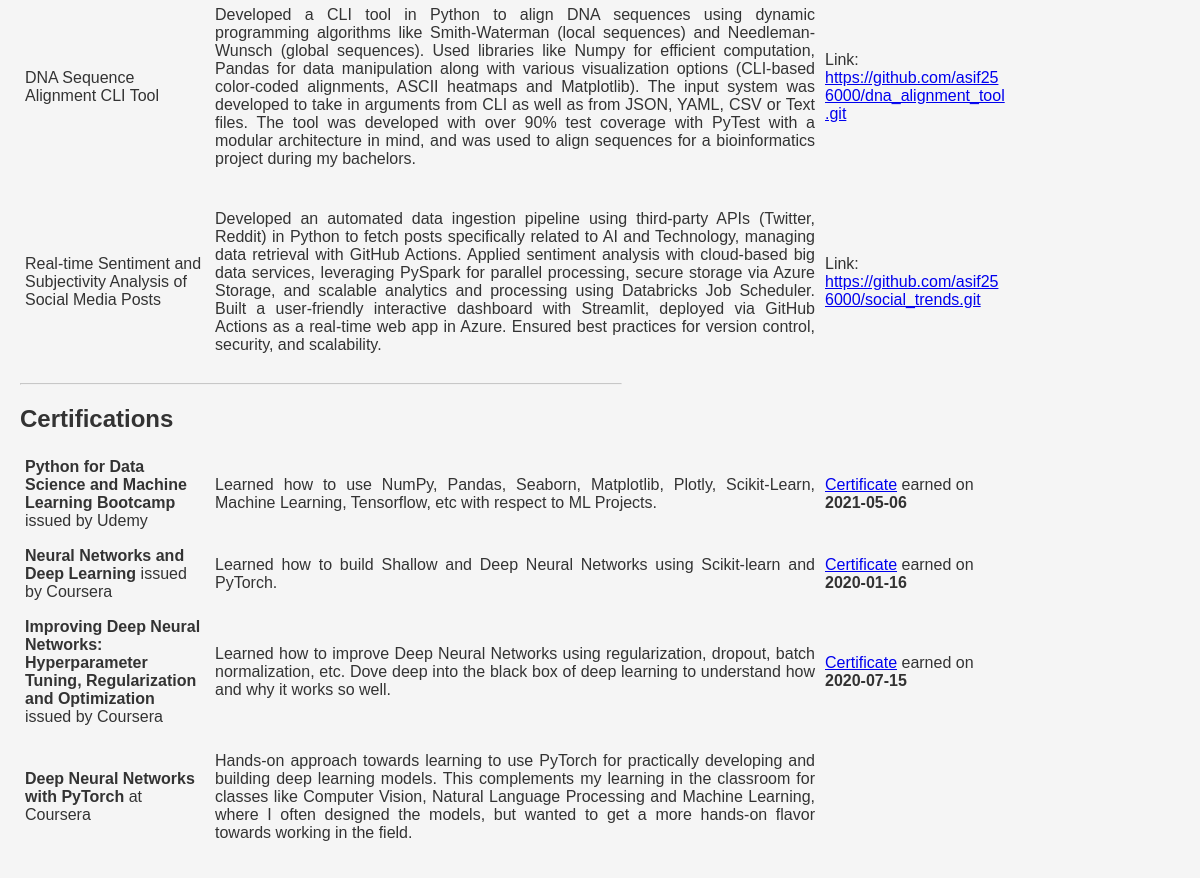
/projects_certificates (middle part), run on an earlier commit of the app's database.
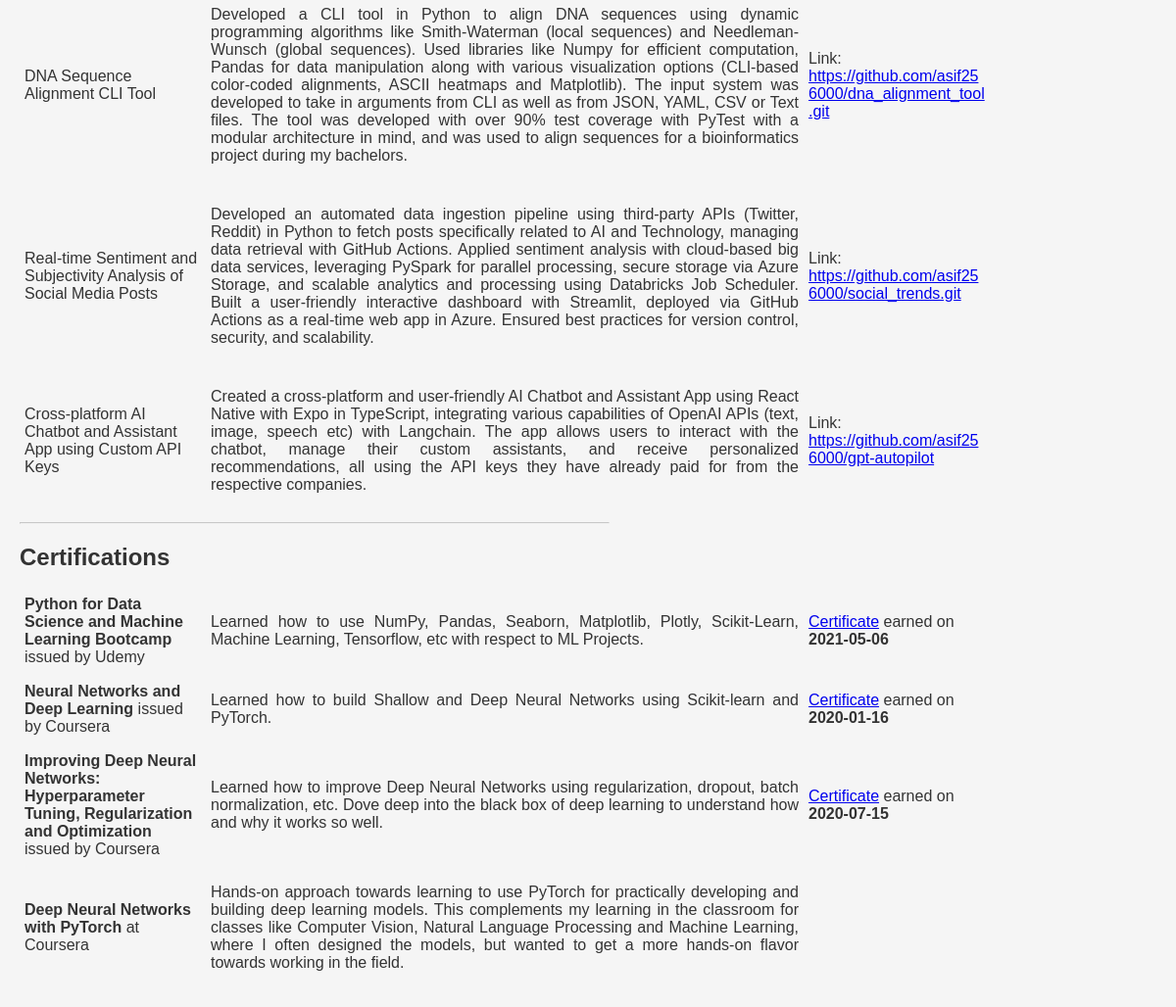
And on a later commit of the database.
### src/data/models.py (models this page shows)
class Projects(Base):
    __tablename__ = "projects"
    id = Column(Integer, primary_key=True, index=True)
    title = Column(String)
    description = Column(String)
    link = Column(String)
    fk_user = Column(Integer, ForeignKey("basic_info.id"))
    user = relationship("BasicInfo", back_populates="projects")

class Certifications(Base):
    __tablename__ = "certifications"
    id = Column(Integer, primary_key=True, index=True)
    title = Column(String)
    issuer = Column(String)
    description = Column(String)
    achievement_date = Column(Date)
    link = Column(String)
    fk_user = Column(Integer, ForeignKey("basic_info.id"))
    user = relationship("BasicInfo", back_populates="certifications")

### src/web/routes.py (the view)
@router.get("/projects_certificates", name="projects_certificates", response_class=HTMLResponse)
def send_projects_certificates(request: Request, db: Session = Depends(db_init.get_db)):
    basic_info = db_ops.filter_data_with_id(db, table_name="basic_info", lookup_id=1)
    user_filter = {"fk_user": basic_info.id}
    projects = db_ops.filter_data_from_table(db, table_name="projects", lookup_filter=user_filter)
    certifications = db_ops.filter_data_from_table(db, table_name="certifications", lookup_filter=user_filter)
    return templates.TemplateResponse(
        "proj_cert.html",
        {
            "request": request,
            "current_page": "projects_certificates",
            "curr_date": date.today(),
            "basic_info": basic_info,
            "projects": projects,
            "certifications": certifications,
        },
    )

### templates/proj_cert.html (shortened to what this page needs)
{% extends "base.html" %}
{% block content %}
    <div class="main-content">
        <section id="projects">
            <table>
            <tbody class="three-cols">
                {% for proj in projects %}
                    <tr>
                    <td>{{ proj.title }}</td>
                    <td><p class="justify-text">{{ proj.description }}</p></td>
                    {% if proj.link %}
                        <td>Link: <a href="{{ proj.link }}">{{ proj.link }}</a></td>
                    {% else %}
                        <td></td>
                    </tr>
                    {% endif %}
                {% endfor %}
            </tbody>
            </table>
        </section>
        <hr class="section-divider">
        <section id="certifications">
            <h2>Certifications</h2>
            <table>
            <tbody class="three-cols">
                {% for cert in certifications %}
                    <tr>
                    <td><b>{{ cert.title }}</b> {{ " issued by " if cert.link else " at " }} {{ cert.issuer }}</td>
                    <td><p class="justify-text">{{ cert.description }}</p></td>
                    {% if cert.link %}
                        <td><p><a href="{{ cert.link }}">Certificate</a> earned on <b>{{ cert.achievement_date.strftime("%Y-%m-%d") }}</b></p></td>
                    {% else %}
                        <td></td>
                    {% endif %}
                    </tr>
                {% endfor %}
            </tbody>
            </table>
        </section>
    </div>
{% endblock %}

What changed in the data, as far as the page shows it:
added Projects: title "Cross-platform AI Chatbot and Assistant App using Custom API Keys", description "Created a cross-platform and user-friendly AI Chatbot and Assistant App using React Native with Expo in TypeScript, integrating various capabilities of OpenAI APIs (text, image, speech etc) with Langchain. The app allows users to interact with the chatbot, manage their custom assistants, and receive personalized recommendations, all using the API keys they have already paid for from the respective companies.", link "https://github.com/asif256000/gpt-autopilot"
